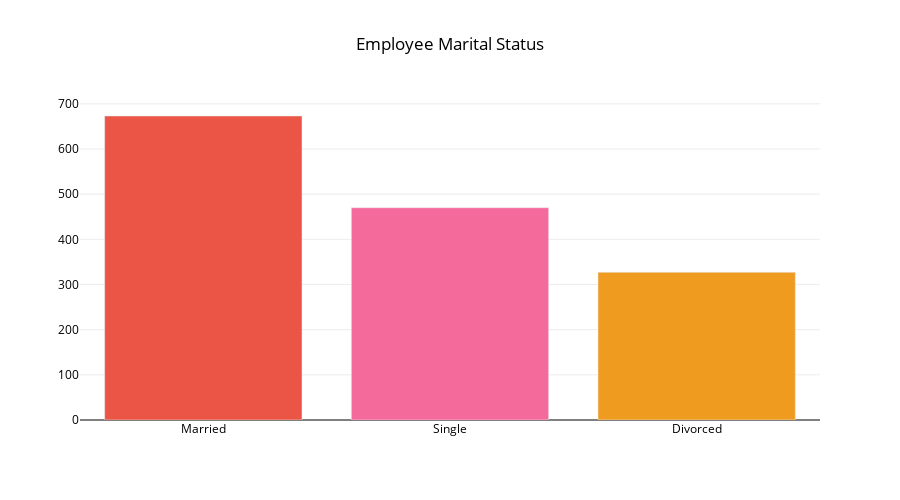

The cell this chart's notebook holds for it:
### Code cell
# Marital Status Distribution
values = df['MaritalStatus'].value_counts().values.tolist()
labels = df['MaritalStatus'].value_counts().index.tolist()

# Bar chartattributes
colors = ["#ea5545", "#f46a9b", "#ef9b20"]
fig = go.Figure(data=go.Bar(x=labels, 
                                  y=values, 
                                  marker_color=colors))

# Update the layout
fig.update_layout(title_text='Employee Marital Status', title_x=0.5, plot_bgcolor='#ffffff',
                  font_color='#000000', height=500)
fig.update_yaxes(zeroline=True, zerolinewidth=1, zerolinecolor='#000000', gridcolor='#ededed')

fig.show()

### Figure 1 — Plotly figure (JSON) as saved in the notebook; plotly's stock layout.template omitted (floating-point values rounded to 4 significant figures)
{"data": [{"marker": {"color": ["#ea5545", "#f46a9b", "#ef9b20"]}, "type": "bar", "x": ["Married", "Single", "Divorced"], "y": [673, 470, 327]}], "layout": {"font": {"color": "#000000"}, "height": 500, "plot_bgcolor": "#ffffff", "title": {"text": "Employee Marital Status", "x": 0.5}, "yaxis": {"gridcolor": "#ededed", "zeroline": true, "zerolinecolor": "#000000", "zerolinewidth": 1}}}
